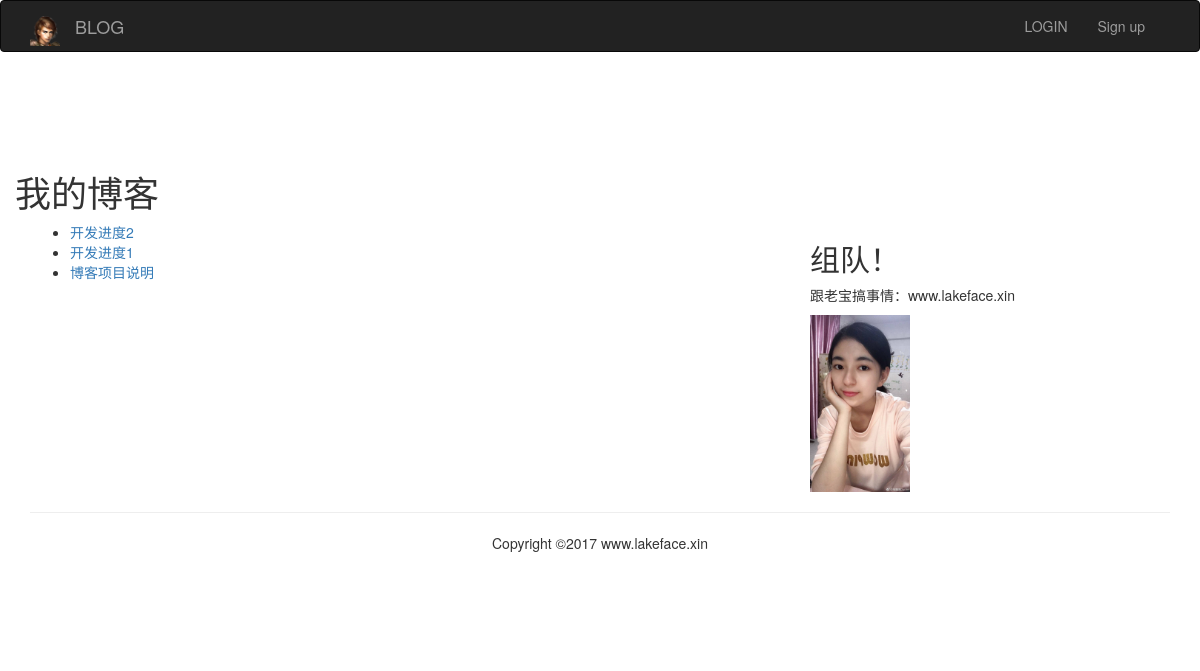
The page /blog/ on the database as committed earlier.
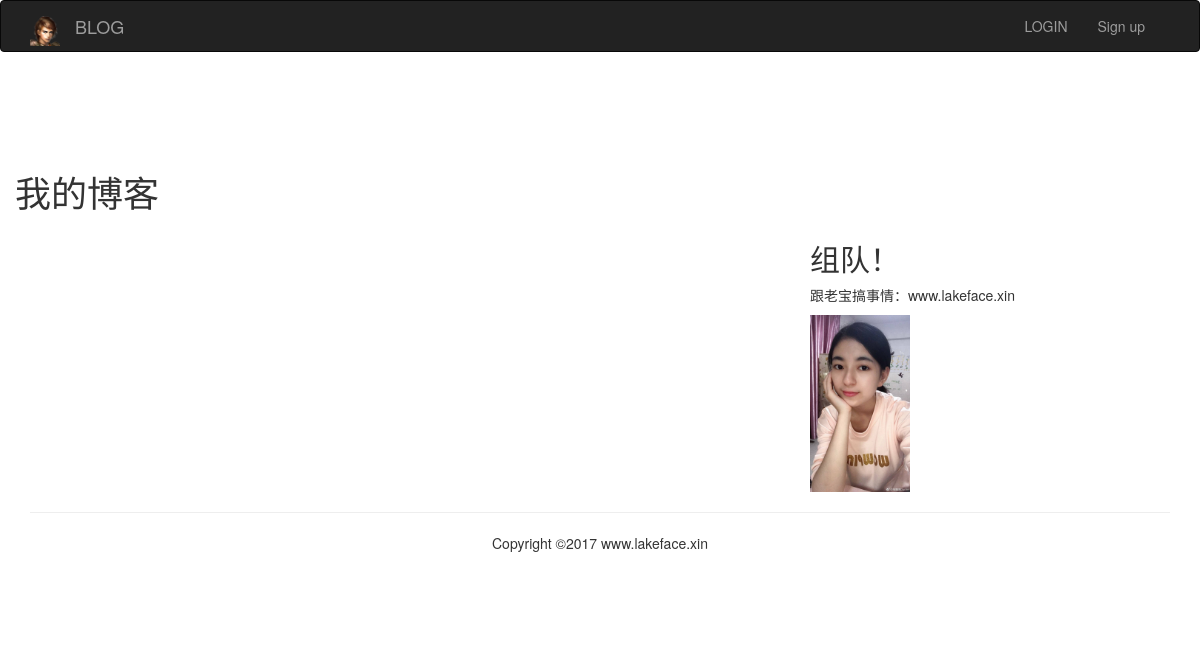
The same page on the database as committed later.
### blog/models.py (models this page shows, shortened)
class BlogArticles(models.Model):
    title = models.CharField(max_length=300)
    author = models.ForeignKey(User, related_name='blog_posts')
    body = models.TextField()
    publish = models.DateTimeField(default=timezone.now)
    class Meta:
        ordering = ("-publish",)

### blog/views.py (the view)
def blog_title(request):
    blogs = BlogArticles.objects.all()
    return render(request, 'blog/titles.html', {"blogs": blogs})

### templates/blog/titles.html (shortened to what this page needs)
{% extends "base.html" %}
{% block content %}
{% load staticfiles %}
<div class="row" style="padding-top: 80px;">
	<h1>我的博客</h1>
</div>
<div class="row">
    <div class="col-xs-12 col-md-8">
        <ul>
            {% for blog in blogs %}
                <li><a href="{{ blog.id }}">{{ blog.title }}</a></li>
            {% endfor %}
        </ul>
    </div>
    <div class="col-xs-6 col-md-4">
        <h2>组队！</h2>
		<p>跟老宝搞事情：www.lakeface.xin</p>
		<img src="{% static '/images/missliu.jpg' %}" width="100px">
	</div>
</div>
{% endblock %}

### templates/base.html (shortened to what this page needs)
{% load staticfiles %}
<!DOCTYPE html>
<html lang="zh-cn">
    <head>
        {% load bootstrap3 %}
        {% bootstrap_css %}
    </head>
    <body>
        {% include "header.html" %}
        <div class="container">
        	{% block content %}{% endblock %}
        </div>
        {% include "footer.html" %}
    </body>
</html>

### templates/header.html (shortened to what this page needs)
{% load staticfiles %}
<nav class="navbar navbar-inverse" role="navigation">
    <div class="container">
        <div class="navbar-header" role="navigation">
            <a class="navbar-brand" href="http://www.lakeface.xin"><img src="{% static '/images/go.png' %}" width="30px"></a>
        </div>
        <div>
            <ul class="nav navbar-nav">
                <a class="navbar-brand" href="{% url 'blog:blog_title' %}">BLOG</a>
            </ul>
            <ul class="nav navbar-nav navbar-right" style="margin-right: 10px">
                {% if user.is_authenticated %}
		        <li>
                    <div class="dropdown" style="margin-top:8px">
                        <button class='btn btn-default dropdown-toggle' type='button' id='dropdownMenu' data-toggle='dropdown'>{{ user.username }}<span class='caret'></span></button>
                        <ul class="dropdown-menu">
                            <li><a href="{% url 'account:password_change' %}">修改密码</a></li>
                            <li><a href="{% url 'account:my_information' %}">个人信息</a></li>
                            <li><a href="{% url 'article:article_column' %}">后台管理</a></li>
                        </ul>
                    </div>
                </li>
		        <li><a href="{% url 'account:user_logout' %}">Logout</a></li>
		        {% else %}
		        <li><a href="{% url 'account:user_login' %}">LOGIN</a></li><li><a href="{% url 'account:user_register' %}">Sign up</a></li>
		        {% endif %}
            </ul>
        </div>
    </div>
</nav>

### templates/footer.html
<div class="container" style="padding-bottom:80px;">
    <hr>
    <p class="text-center">Copyright ©2017 www.lakeface.xin </p>
</div>

Rows that differ between the two databases and show on the page:
removed BlogArticles: title "开发进度2"
removed BlogArticles: title "开发进度1"
removed BlogArticles: title "博客项目说明"
